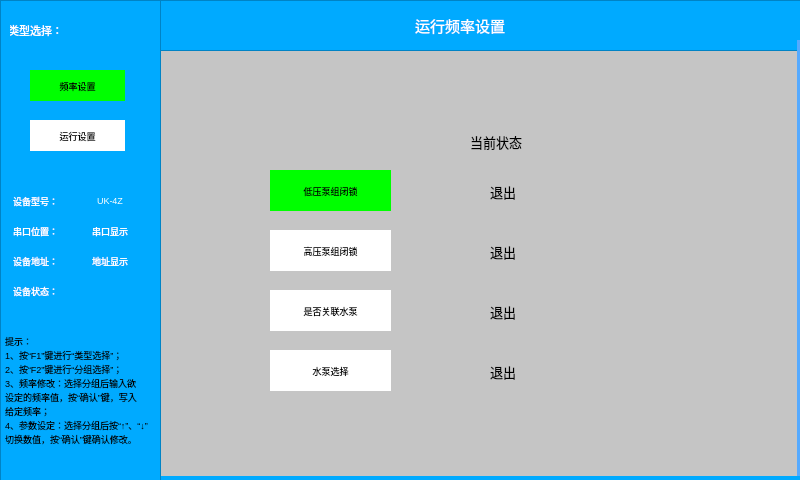
<?xml version="1.0" encoding="UTF-8"?>
<ui version="4.0">
 <class>pumpautorun</class>
 <widget class="QWidget" name="pumpautorun">
  <property name="geometry">
   <rect>
    <x>0</x>
    <y>0</y>
    <width>800</width>
    <height>480</height>
   </rect>
  </property>
  <property name="windowTitle">
   <string>Form</string>
  </property>
  <property name="styleSheet">
   <string notr="true">background-color: rgb(197, 197, 197);</string>
  </property>
  <widget class="QFrame" name="frame">
   <property name="geometry">
    <rect>
     <x>160</x>
     <y>0</y>
     <width>660</width>
     <height>51</height>
    </rect>
   </property>
   <property name="styleSheet">
    <string notr="true">background-color: rgb(0, 170, 255);
</string>
   </property>
   <property name="frameShape">
    <enum>QFrame::StyledPanel</enum>
   </property>
   <property name="frameShadow">
    <enum>QFrame::Raised</enum>
   </property>
   <widget class="QLabel" name="label_6">
    <property name="geometry">
     <rect>
      <x>50</x>
      <y>10</y>
      <width>500</width>
      <height>31</height>
     </rect>
    </property>
    <property name="font">
     <font>
      <pointsize>11</pointsize>
     </font>
    </property>
    <property name="styleSheet">
     <string notr="true">color: rgb(255, 255, 255);</string>
    </property>
    <property name="text">
     <string>运行频率设置</string>
    </property>
    <property name="alignment">
     <set>Qt::AlignCenter</set>
    </property>
   </widget>
  </widget>
  <widget class="QLabel" name="label_11">
   <property name="geometry">
    <rect>
     <x>797</x>
     <y>40</y>
     <width>4</width>
     <height>480</height>
    </rect>
   </property>
   <property name="styleSheet">
    <string notr="true">background-color: rgb(85, 170, 255);</string>
   </property>
   <property name="text">
    <string/>
   </property>
  </widget>
  <widget class="QLabel" name="label_12">
   <property name="geometry">
    <rect>
     <x>0</x>
     <y>40</y>
     <width>4</width>
     <height>480</height>
    </rect>
   </property>
   <property name="styleSheet">
    <string notr="true">background-color: rgb(85, 170, 255);</string>
   </property>
   <property name="text">
    <string/>
   </property>
  </widget>
  <widget class="QLabel" name="label_13">
   <property name="geometry">
    <rect>
     <x>0</x>
     <y>476</y>
     <width>800</width>
     <height>4</height>
    </rect>
   </property>
   <property name="styleSheet">
    <string notr="true">background-color: rgb(0, 170, 255);</string>
   </property>
   <property name="text">
    <string/>
   </property>
  </widget>
  <widget class="QFrame" name="frame_2">
   <property name="geometry">
    <rect>
     <x>0</x>
     <y>0</y>
     <width>161</width>
     <height>481</height>
    </rect>
   </property>
   <property name="styleSheet">
    <string notr="true">background-color: rgb(0, 170, 255);
</string>
   </property>
   <property name="frameShape">
    <enum>QFrame::StyledPanel</enum>
   </property>
   <property name="frameShadow">
    <enum>QFrame::Raised</enum>
   </property>
   <widget class="QLabel" name="label">
    <property name="geometry">
     <rect>
      <x>5</x>
      <y>190</y>
      <width>61</width>
      <height>21</height>
     </rect>
    </property>
    <property name="font">
     <font>
      <pointsize>7</pointsize>
     </font>
    </property>
    <property name="styleSheet">
     <string notr="true">color:rgb(255, 255, 255);</string>
    </property>
    <property name="text">
     <string>设备型号：</string>
    </property>
    <property name="alignment">
     <set>Qt::AlignCenter</set>
    </property>
   </widget>
   <widget class="QLabel" name="label_type">
    <property name="geometry">
     <rect>
      <x>70</x>
      <y>190</y>
      <width>80</width>
      <height>21</height>
     </rect>
    </property>
    <property name="font">
     <font>
      <pointsize>7</pointsize>
     </font>
    </property>
    <property name="styleSheet">
     <string notr="true">color:rgb(255, 255, 255);</string>
    </property>
    <property name="text">
     <string>UK-4Z</string>
    </property>
    <property name="alignment">
     <set>Qt::AlignCenter</set>
    </property>
   </widget>
   <widget class="QLabel" name="label_9">
    <property name="geometry">
     <rect>
      <x>5</x>
      <y>220</y>
      <width>61</width>
      <height>21</height>
     </rect>
    </property>
    <property name="font">
     <font>
      <pointsize>7</pointsize>
     </font>
    </property>
    <property name="styleSheet">
     <string notr="true">color:rgb(255, 255, 255);</string>
    </property>
    <property name="text">
     <string>串口位置：</string>
    </property>
    <property name="alignment">
     <set>Qt::AlignCenter</set>
    </property>
   </widget>
   <widget class="QLabel" name="label_com">
    <property name="geometry">
     <rect>
      <x>70</x>
      <y>220</y>
      <width>80</width>
      <height>21</height>
     </rect>
    </property>
    <property name="font">
     <font>
      <pointsize>7</pointsize>
     </font>
    </property>
    <property name="styleSheet">
     <string notr="true">color:rgb(255, 255, 255);</string>
    </property>
    <property name="text">
     <string>串口显示</string>
    </property>
    <property name="alignment">
     <set>Qt::AlignCenter</set>
    </property>
   </widget>
   <widget class="QLabel" name="label_2">
    <property name="geometry">
     <rect>
      <x>5</x>
      <y>250</y>
      <width>61</width>
      <height>21</height>
     </rect>
    </property>
    <property name="font">
     <font>
      <pointsize>7</pointsize>
     </font>
    </property>
    <property name="styleSheet">
     <string notr="true">color:rgb(255, 255, 255);</string>
    </property>
    <property name="text">
     <string>设备地址：</string>
    </property>
    <property name="alignment">
     <set>Qt::AlignCenter</set>
    </property>
   </widget>
   <widget class="QLabel" name="label_addr">
    <property name="geometry">
     <rect>
      <x>70</x>
      <y>250</y>
      <width>80</width>
      <height>21</height>
     </rect>
    </property>
    <property name="font">
     <font>
      <pointsize>7</pointsize>
     </font>
    </property>
    <property name="styleSheet">
     <string notr="true">color:rgb(255, 255, 255);</string>
    </property>
    <property name="text">
     <string>地址显示</string>
    </property>
    <property name="alignment">
     <set>Qt::AlignCenter</set>
    </property>
   </widget>
   <widget class="QLabel" name="label_4">
    <property name="geometry">
     <rect>
      <x>5</x>
      <y>320</y>
      <width>151</width>
      <height>141</height>
     </rect>
    </property>
    <property name="font">
     <font>
      <pointsize>7</pointsize>
     </font>
    </property>
    <property name="styleSheet">
     <string notr="true"/>
    </property>
    <property name="text">
     <string>&lt;!DOCTYPE HTML PUBLIC &quot;-//W3C//DTD HTML 4.0//EN&quot; &quot;http://www.w3.org/TR/REC-html40/strict.dtd&quot;&gt;
&lt;html&gt;&lt;head&gt;&lt;meta name=&quot;qrichtext&quot; content=&quot;1&quot; /&gt;&lt;style type=&quot;text/css&quot;&gt;
p, li { white-space: pre-wrap; }
&lt;/style&gt;&lt;/head&gt;&lt;body style=&quot; font-family:'Ubuntu'; font-size:7pt; font-weight:400; font-style:normal;&quot;&gt;
&lt;p style=&quot; margin-top:0px; margin-bottom:0px; margin-left:0px; margin-right:0px; -qt-block-indent:0; text-indent:0px;&quot;&gt;提示：&lt;/p&gt;
&lt;p style=&quot; margin-top:0px; margin-bottom:0px; margin-left:0px; margin-right:0px; -qt-block-indent:0; text-indent:0px;&quot;&gt;1、按“F1”键进行“类型选择”；&lt;/p&gt;
&lt;p style=&quot; margin-top:0px; margin-bottom:0px; margin-left:0px; margin-right:0px; -qt-block-indent:0; text-indent:0px;&quot;&gt;2、按“F2”键进行“分组选择”；&lt;/p&gt;
&lt;p style=&quot; margin-top:0px; margin-bottom:0px; margin-left:0px; margin-right:0px; -qt-block-indent:0; text-indent:0px;&quot;&gt;3、频率修改：选择分组后输入欲&lt;/p&gt;
&lt;p style=&quot; margin-top:0px; margin-bottom:0px; margin-left:0px; margin-right:0px; -qt-block-indent:0; text-indent:0px;&quot;&gt;设定的频率值，按“确认”键，写入&lt;/p&gt;
&lt;p style=&quot; margin-top:0px; margin-bottom:0px; margin-left:0px; margin-right:0px; -qt-block-indent:0; text-indent:0px;&quot;&gt;给定频率；&lt;/p&gt;
&lt;p style=&quot; margin-top:0px; margin-bottom:0px; margin-left:0px; margin-right:0px; -qt-block-indent:0; text-indent:0px;&quot;&gt;4、参数设定：选择分组后按“↑”、“↓”&lt;/p&gt;
&lt;p style=&quot; margin-top:0px; margin-bottom:0px; margin-left:0px; margin-right:0px; -qt-block-indent:0; text-indent:0px;&quot;&gt;切换数值，按“确认”键确认修改。&lt;/p&gt;&lt;/body&gt;&lt;/html&gt;</string>
    </property>
   </widget>
   <widget class="QLabel" name="label_commstatus">
    <property name="geometry">
     <rect>
      <x>70</x>
      <y>280</y>
      <width>80</width>
      <height>20</height>
     </rect>
    </property>
    <property name="styleSheet">
     <string notr="true">color:rgb(255, 255, 255);</string>
    </property>
    <property name="text">
     <string/>
    </property>
   </widget>
   <widget class="QLabel" name="label_5">
    <property name="geometry">
     <rect>
      <x>5</x>
      <y>280</y>
      <width>61</width>
      <height>21</height>
     </rect>
    </property>
    <property name="font">
     <font>
      <pointsize>7</pointsize>
     </font>
    </property>
    <property name="styleSheet">
     <string notr="true">color:rgb(255, 255, 255);</string>
    </property>
    <property name="text">
     <string>设备状态：</string>
    </property>
    <property name="alignment">
     <set>Qt::AlignCenter</set>
    </property>
   </widget>
   <widget class="QLabel" name="label_10">
    <property name="geometry">
     <rect>
      <x>10</x>
      <y>20</y>
      <width>51</width>
      <height>21</height>
     </rect>
    </property>
    <property name="font">
     <font>
      <pointsize>8</pointsize>
     </font>
    </property>
    <property name="styleSheet">
     <string notr="true">color:rgb(255, 255, 255);</string>
    </property>
    <property name="text">
     <string>类型选择：</string>
    </property>
    <property name="alignment">
     <set>Qt::AlignCenter</set>
    </property>
   </widget>
   <widget class="QLabel" name="label_settype2">
    <property name="geometry">
     <rect>
      <x>30</x>
      <y>120</y>
      <width>95</width>
      <height>31</height>
     </rect>
    </property>
    <property name="font">
     <font>
      <pointsize>7</pointsize>
     </font>
    </property>
    <property name="styleSheet">
     <string notr="true">background-color: rgb(255, 255, 255);</string>
    </property>
    <property name="text">
     <string>运行设置</string>
    </property>
    <property name="alignment">
     <set>Qt::AlignCenter</set>
    </property>
   </widget>
   <widget class="QLabel" name="label_settype1">
    <property name="geometry">
     <rect>
      <x>30</x>
      <y>70</y>
      <width>95</width>
      <height>31</height>
     </rect>
    </property>
    <property name="font">
     <font>
      <pointsize>7</pointsize>
     </font>
    </property>
    <property name="styleSheet">
     <string notr="true">background-color: rgb(0, 255, 0);</string>
    </property>
    <property name="text">
     <string>频率设置</string>
    </property>
    <property name="alignment">
     <set>Qt::AlignCenter</set>
    </property>
   </widget>
  </widget>
  <widget class="QWidget" name="widget" native="true">
   <property name="geometry">
    <rect>
     <x>180</x>
     <y>110</y>
     <width>600</width>
     <height>300</height>
    </rect>
   </property>
   <widget class="QLabel" name="label_freqvalue">
    <property name="geometry">
     <rect>
      <x>375</x>
      <y>73</y>
      <width>57</width>
      <height>17</height>
     </rect>
    </property>
    <property name="font">
     <font>
      <pointsize>8</pointsize>
     </font>
    </property>
    <property name="text">
     <string>###.#HZ</string>
    </property>
   </widget>
   <widget class="QLabel" name="label_freqset">
    <property name="geometry">
     <rect>
      <x>415</x>
      <y>150</y>
      <width>80</width>
      <height>25</height>
     </rect>
    </property>
    <property name="styleSheet">
     <string notr="true">background-color: rgb(100, 150, 255);</string>
    </property>
    <property name="text">
     <string/>
    </property>
   </widget>
   <widget class="QLabel" name="label_21">
    <property name="geometry">
     <rect>
      <x>500</x>
      <y>155</y>
      <width>31</width>
      <height>17</height>
     </rect>
    </property>
    <property name="font">
     <font>
      <pointsize>8</pointsize>
     </font>
    </property>
    <property name="text">
     <string>HZ</string>
    </property>
   </widget>
   <widget class="QLabel" name="label_pumpname">
    <property name="geometry">
     <rect>
      <x>290</x>
      <y>150</y>
      <width>111</width>
      <height>23</height>
     </rect>
    </property>
    <property name="font">
     <font>
      <pointsize>8</pointsize>
     </font>
    </property>
    <property name="text">
     <string>1#高负压泵给定频率:</string>
    </property>
   </widget>
   <widget class="QLabel" name="label_15">
    <property name="geometry">
     <rect>
      <x>290</x>
      <y>110</y>
      <width>101</width>
      <height>23</height>
     </rect>
    </property>
    <property name="font">
     <font>
      <pointsize>10</pointsize>
     </font>
    </property>
    <property name="text">
     <string>频率设置:</string>
    </property>
   </widget>
   <widget class="QLabel" name="label_tip">
    <property name="geometry">
     <rect>
      <x>170</x>
      <y>220</y>
      <width>221</width>
      <height>17</height>
     </rect>
    </property>
    <property name="text">
     <string/>
    </property>
   </widget>
   <widget class="QLabel" name="label_14">
    <property name="geometry">
     <rect>
      <x>290</x>
      <y>70</y>
      <width>81</width>
      <height>23</height>
     </rect>
    </property>
    <property name="font">
     <font>
      <pointsize>8</pointsize>
     </font>
    </property>
    <property name="text">
     <string>当前运行频率:</string>
    </property>
   </widget>
   <widget class="QLabel" name="label_7">
    <property name="geometry">
     <rect>
      <x>290</x>
      <y>190</y>
      <width>65</width>
      <height>23</height>
     </rect>
    </property>
    <property name="font">
     <font>
      <pointsize>8</pointsize>
     </font>
    </property>
    <property name="text">
     <string>设定值修改：</string>
    </property>
   </widget>
   <widget class="QLineEdit" name="lineEdit">
    <property name="geometry">
     <rect>
      <x>360</x>
      <y>190</y>
      <width>113</width>
      <height>25</height>
     </rect>
    </property>
   </widget>
   <widget class="QLabel" name="label_pumpgroup4">
    <property name="geometry">
     <rect>
      <x>100</x>
      <y>190</y>
      <width>95</width>
      <height>31</height>
     </rect>
    </property>
    <property name="font">
     <font>
      <pointsize>7</pointsize>
     </font>
    </property>
    <property name="styleSheet">
     <string notr="true">background-color: rgb(255, 255, 255);</string>
    </property>
    <property name="text">
     <string>4#负压泵组</string>
    </property>
    <property name="alignment">
     <set>Qt::AlignCenter</set>
    </property>
   </widget>
   <widget class="QLabel" name="label_pumpgroup2">
    <property name="geometry">
     <rect>
      <x>100</x>
      <y>110</y>
      <width>95</width>
      <height>31</height>
     </rect>
    </property>
    <property name="font">
     <font>
      <pointsize>7</pointsize>
     </font>
    </property>
    <property name="styleSheet">
     <string notr="true">background-color: rgb(255, 255, 255);</string>
    </property>
    <property name="text">
     <string>2#负压泵组</string>
    </property>
    <property name="alignment">
     <set>Qt::AlignCenter</set>
    </property>
   </widget>
   <widget class="QLabel" name="label_pumpgroup1">
    <property name="geometry">
     <rect>
      <x>100</x>
      <y>70</y>
      <width>95</width>
      <height>31</height>
     </rect>
    </property>
    <property name="font">
     <font>
      <pointsize>7</pointsize>
     </font>
    </property>
    <property name="styleSheet">
     <string notr="true">background-color: rgb(0, 255, 0);</string>
    </property>
    <property name="text">
     <string>1#负压泵组</string>
    </property>
    <property name="alignment">
     <set>Qt::AlignCenter</set>
    </property>
   </widget>
   <widget class="QLabel" name="label_pumpgroup3">
    <property name="geometry">
     <rect>
      <x>100</x>
      <y>150</y>
      <width>95</width>
      <height>31</height>
     </rect>
    </property>
    <property name="font">
     <font>
      <pointsize>7</pointsize>
     </font>
    </property>
    <property name="styleSheet">
     <string notr="true">background-color: rgb(255, 255, 255);</string>
    </property>
    <property name="text">
     <string>3#负压泵组</string>
    </property>
    <property name="alignment">
     <set>Qt::AlignCenter</set>
    </property>
   </widget>
   <widget class="QLabel" name="label_17">
    <property name="geometry">
     <rect>
      <x>20</x>
      <y>40</y>
      <width>81</width>
      <height>23</height>
     </rect>
    </property>
    <property name="font">
     <font>
      <pointsize>8</pointsize>
     </font>
    </property>
    <property name="text">
     <string>泵组选择:</string>
    </property>
   </widget>
  </widget>
  <widget class="QWidget" name="widget_2" native="true">
   <property name="geometry">
    <rect>
     <x>180</x>
     <y>100</y>
     <width>600</width>
     <height>300</height>
    </rect>
   </property>
   <widget class="QLabel" name="label_set1">
    <property name="geometry">
     <rect>
      <x>90</x>
      <y>70</y>
      <width>121</width>
      <height>41</height>
     </rect>
    </property>
    <property name="font">
     <font>
      <pointsize>7</pointsize>
     </font>
    </property>
    <property name="styleSheet">
     <string notr="true">background-color: rgb(0, 255, 0);</string>
    </property>
    <property name="text">
     <string>低压泵组闭锁</string>
    </property>
    <property name="alignment">
     <set>Qt::AlignCenter</set>
    </property>
   </widget>
   <widget class="QLabel" name="label_set2">
    <property name="geometry">
     <rect>
      <x>90</x>
      <y>130</y>
      <width>121</width>
      <height>41</height>
     </rect>
    </property>
    <property name="font">
     <font>
      <pointsize>7</pointsize>
     </font>
    </property>
    <property name="styleSheet">
     <string notr="true">background-color: rgb(255, 255, 255);</string>
    </property>
    <property name="text">
     <string>高压泵组闭锁</string>
    </property>
    <property name="alignment">
     <set>Qt::AlignCenter</set>
    </property>
   </widget>
   <widget class="QLabel" name="label_16">
    <property name="geometry">
     <rect>
      <x>290</x>
      <y>30</y>
      <width>101</width>
      <height>23</height>
     </rect>
    </property>
    <property name="font">
     <font>
      <pointsize>10</pointsize>
     </font>
    </property>
    <property name="text">
     <string>当前状态</string>
    </property>
   </widget>
   <widget class="QLabel" name="label_setvalue1">
    <property name="geometry">
     <rect>
      <x>310</x>
      <y>80</y>
      <width>101</width>
      <height>23</height>
     </rect>
    </property>
    <property name="font">
     <font>
      <pointsize>10</pointsize>
     </font>
    </property>
    <property name="text">
     <string>退出</string>
    </property>
   </widget>
   <widget class="QLabel" name="label_setvalue2">
    <property name="geometry">
     <rect>
      <x>310</x>
      <y>140</y>
      <width>101</width>
      <height>23</height>
     </rect>
    </property>
    <property name="font">
     <font>
      <pointsize>10</pointsize>
     </font>
    </property>
    <property name="text">
     <string>退出</string>
    </property>
   </widget>
   <widget class="QLabel" name="label_setvalue4">
    <property name="geometry">
     <rect>
      <x>310</x>
      <y>260</y>
      <width>101</width>
      <height>23</height>
     </rect>
    </property>
    <property name="font">
     <font>
      <pointsize>10</pointsize>
     </font>
    </property>
    <property name="text">
     <string>退出</string>
    </property>
   </widget>
   <widget class="QLabel" name="label_setvalue3">
    <property name="geometry">
     <rect>
      <x>310</x>
      <y>200</y>
      <width>101</width>
      <height>23</height>
     </rect>
    </property>
    <property name="font">
     <font>
      <pointsize>10</pointsize>
     </font>
    </property>
    <property name="text">
     <string>退出</string>
    </property>
   </widget>
   <widget class="QLabel" name="label_set3">
    <property name="geometry">
     <rect>
      <x>90</x>
      <y>190</y>
      <width>121</width>
      <height>41</height>
     </rect>
    </property>
    <property name="font">
     <font>
      <pointsize>7</pointsize>
     </font>
    </property>
    <property name="styleSheet">
     <string notr="true">background-color: rgb(255, 255, 255);</string>
    </property>
    <property name="text">
     <string>是否关联水泵</string>
    </property>
    <property name="alignment">
     <set>Qt::AlignCenter</set>
    </property>
   </widget>
   <widget class="QLabel" name="label_set4">
    <property name="geometry">
     <rect>
      <x>90</x>
      <y>250</y>
      <width>121</width>
      <height>41</height>
     </rect>
    </property>
    <property name="font">
     <font>
      <pointsize>7</pointsize>
     </font>
    </property>
    <property name="styleSheet">
     <string notr="true">background-color: rgb(255, 255, 255);</string>
    </property>
    <property name="text">
     <string>水泵选择</string>
    </property>
    <property name="alignment">
     <set>Qt::AlignCenter</set>
    </property>
   </widget>
  </widget>
  <zorder>label_12</zorder>
  <zorder>frame</zorder>
  <zorder>label_11</zorder>
  <zorder>label_13</zorder>
  <zorder>frame_2</zorder>
  <zorder>widget</zorder>
  <zorder>widget_2</zorder>
 </widget>
 <resources/>
 <connections/>
</ui>
